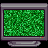

Rendered tile map (Tiled .tmx) drawn with the repository's tilesets; below, a short description and the full map source, tile grids included:
An orthogonal 3x3 tile map with 16x16 px tiles, 5 tile layers (Back, Buildings, Front, Paths, ...) and 1 object (TileData).

<map version="1.10" tiledversion="1.10.2" orientation="orthogonal" renderorder="right-down" width="3" height="3" tilewidth="16" tileheight="16" infinite="0" nextlayerid="11" nextobjectid="7">
 <tileset firstgid="1" name="z_maddogtvanimated" tilewidth="16" tileheight="16" tilecount="522" columns="87">
  <image source="z_maddogtvanimated.png" width="1392" height="96" />
  <tile id="339">
   <animation>
    <frame tileid="339" duration="700" />
    <frame tileid="342" duration="700" />
    <frame tileid="345" duration="700" />
   </animation>
  </tile>
  <tile id="340">
   <animation>
    <frame tileid="340" duration="700" />
    <frame tileid="343" duration="700" />
    <frame tileid="346" duration="700" />
   </animation>
  </tile>
  <tile id="341">
   <animation>
    <frame tileid="341" duration="700" />
    <frame tileid="344" duration="700" />
    <frame tileid="347" duration="700" />
   </animation>
  </tile>
  <tile id="426">
   <animation>
    <frame tileid="426" duration="700" />
    <frame tileid="429" duration="700" />
    <frame tileid="432" duration="700" />
   </animation>
  </tile>
  <tile id="427">
   <animation>
    <frame tileid="427" duration="700" />
    <frame tileid="430" duration="700" />
    <frame tileid="433" duration="700" />
   </animation>
  </tile>
  <tile id="428">
   <animation>
    <frame tileid="428" duration="700" />
    <frame tileid="431" duration="700" />
    <frame tileid="434" duration="700" />
   </animation>
  </tile>
  <tile id="513">
   <animation>
    <frame tileid="513" duration="700" />
    <frame tileid="516" duration="700" />
    <frame tileid="519" duration="700" />
   </animation>
  </tile>
  <tile id="514">
   <animation>
    <frame tileid="514" duration="700" />
    <frame tileid="517" duration="700" />
    <frame tileid="520" duration="700" />
   </animation>
  </tile>
  <tile id="515">
   <animation>
    <frame tileid="515" duration="700" />
    <frame tileid="518" duration="700" />
    <frame tileid="521" duration="700" />
   </animation>
  </tile>
 </tileset>
 <layer id="2" name="Back" width="3" height="3">
  <data encoding="csv">
0,0,0,
0,0,0,
0,0,0
</data>
 </layer>
 <layer id="1" name="Buildings" width="3" height="3">
  <data encoding="csv">
340,341,342,
427,428,429,
514,515,516
</data>
 </layer>
 <layer id="3" name="Front" width="3" height="3">
  <data encoding="csv">
0,0,0,
0,0,0,
0,0,0
</data>
 </layer>
 <layer id="4" name="Paths" width="3" height="3">
  <data encoding="csv">
0,0,0,
0,0,0,
0,0,0
</data>
 </layer>
 <layer id="5" name="AlwaysFront" width="3" height="3">
  <data encoding="csv">
0,0,0,
0,0,0,
0,0,0
</data>
 </layer>
 <objectgroup id="6" name="Back" />
 <objectgroup id="7" name="Buildings">
  <object id="6" name="TileData" x="16" y="32" width="16" height="16">
   <properties>
    <property name="Action" value="Message &quot;BearLodgeGreenRain&quot;" />
   </properties>
  </object>
 </objectgroup>
 <objectgroup id="8" name="Front" />
 <objectgroup id="9" name="Paths" />
 <objectgroup id="10" name="AlwaysFront" />
</map>
